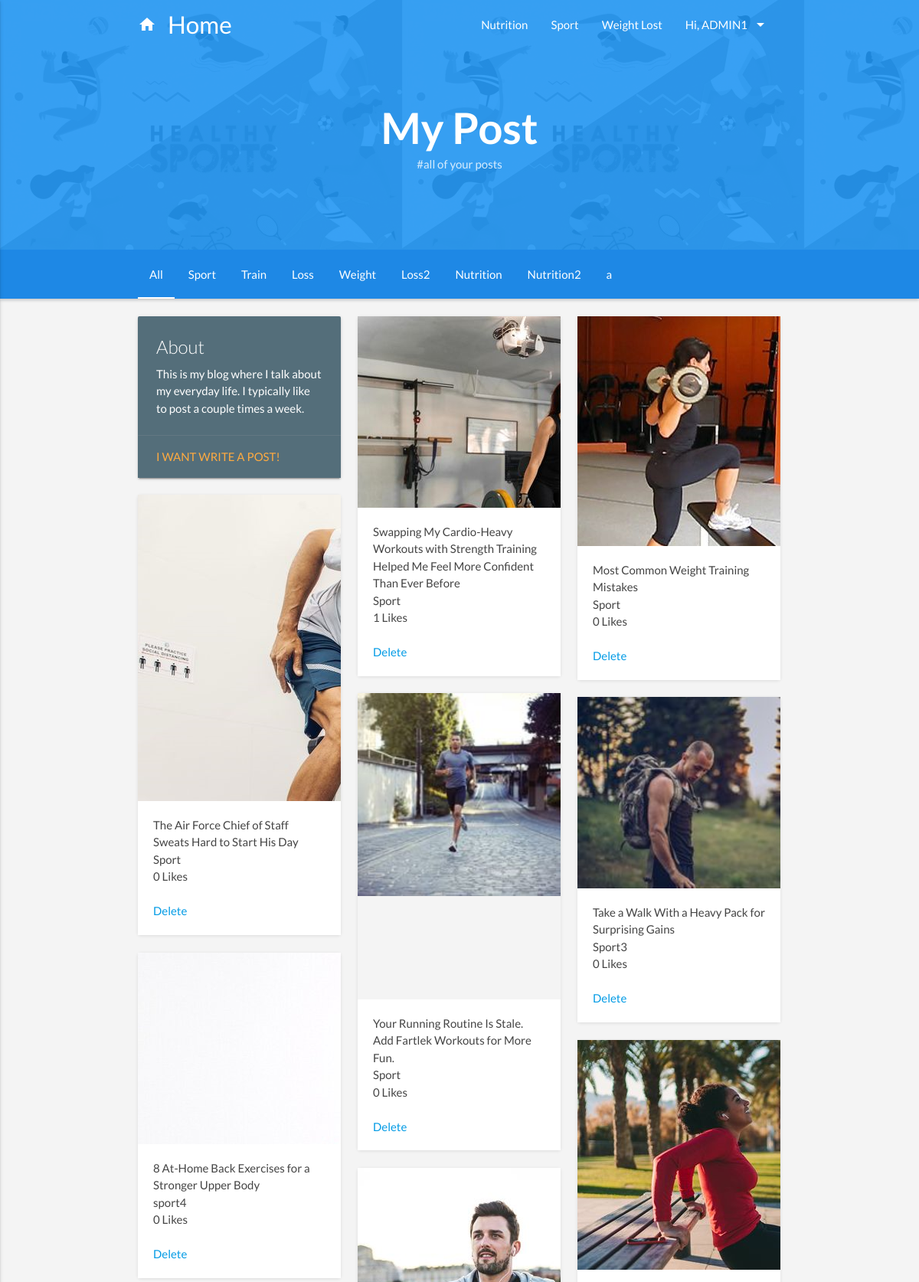
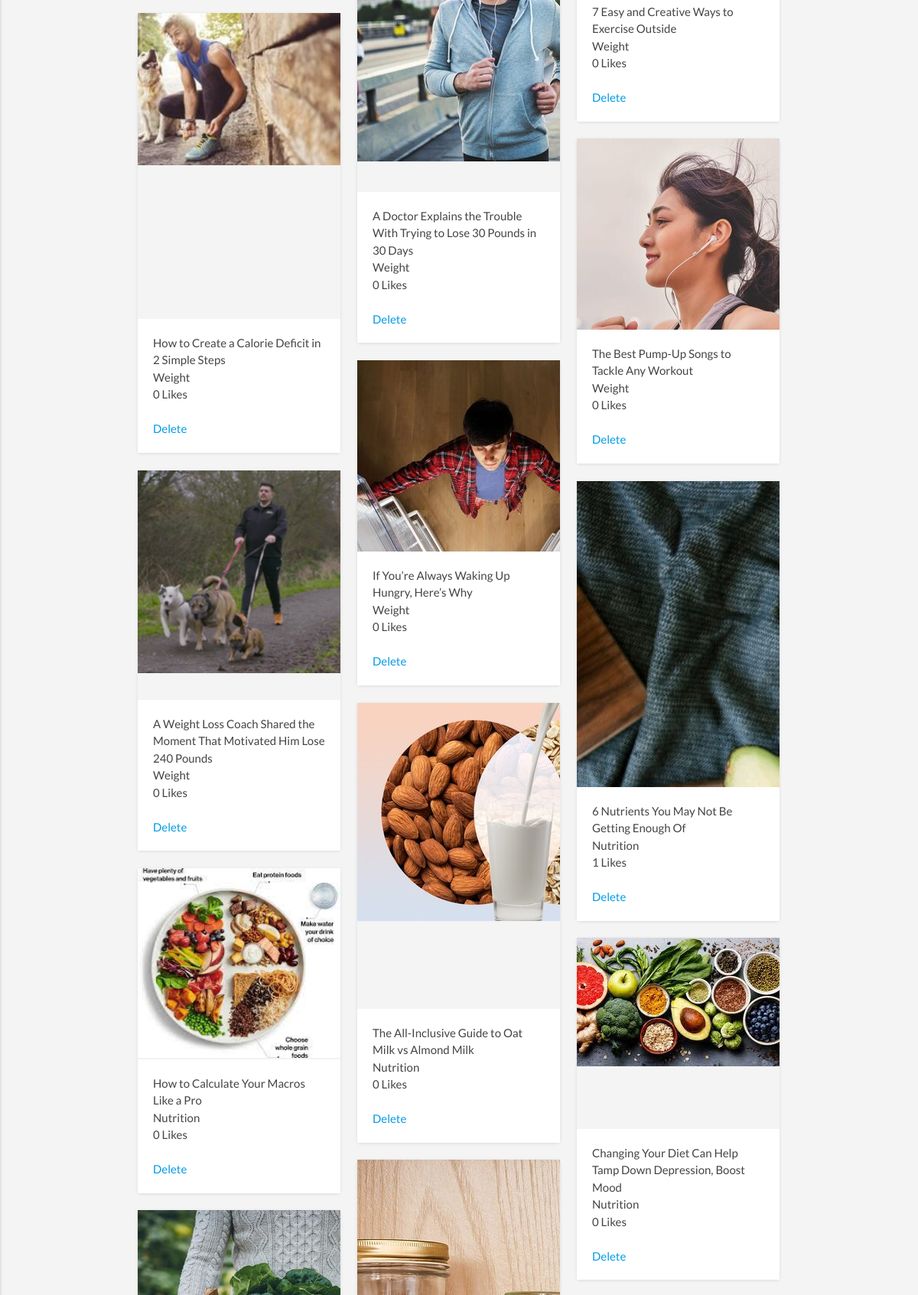
Screenshot of /myblog/MyPosts/ (signed in, upper part) with the database file from the repository (2 pictures, top to bottom).
### blog/models.py (models this page shows, shortened)
class Post(models.Model):
    category = models.ForeignKey(Categories, related_name='posts', on_delete=models.SET_NULL, null=True)
    author = models.ForeignKey(User, on_delete=models.SET_NULL, null=True)
    title = models.CharField(max_length=250)
    slug = models.SlugField(unique=True, max_length=100)
    description = models.TextField(max_length=10000)
    content = models.TextField(default='(empty)')
    published = models.DateField(auto_now_add=True)
    pic = models.ImageField(upload_to='pics', null=True, blank=True, default='default.png')
    enabled = models.BooleanField(default=True)
    tags = TaggableManager()
    likes = models.IntegerField(default=0)
    class Meta:
        ordering = ['-published']

### blog/views.py (the view)
# urls.py: path('MyPosts/', show_my_posts, name='blog_show_my_posts'),
@login_required(login_url='login/blog_show_my_posts')
def show_my_posts(request):
    user = request.user
    username = user.username
    posts = Post.objects.all().filter(author=user).order_by('-published', )
    common_tags = Tag.objects.all()
    form_c = CommentForm()
    try:
        post_slug = request.POST['slug']
        comment_name = request.POST['name']
        comment_email = request.POST['email']
        comment_body = request.POST['body']
    except:
        post_slug = None
    if request.method == 'POST' and post_slug is not None:
        post = models.Post.objects.get(slug=post_slug)
        comment_post = models.Comment.objects.create(post=post, name=comment_name, body=comment_body,
                                                     email=comment_email)
        comment_post.save()
    return render(request, 'blog/my_posts.html', locals())

### templates/blog/my_posts.html (shortened to what this page needs)
{% extends 'blog/base_blog.html' %}
{% load static %}
{% block Top_background %}{% static 'images/background_picture.jpg' %}{% endblock %}
{% block color1 %}blue{% endblock %}
{% block color2 %}blue{% endblock %}
{% block header_title %}
    <h1>My Post</h1>
    <div class="tagline">#all of your posts</div>
{% endblock %}
{% block categories %}
    <li class="active"><a href="#all">All</a></li>
    {% for tag in common_tags %}
        <li><a href="#{{ tag }}">{{ tag }}</a></li>
    {% endfor %}
{% endblock %}
{% block content %}
    {% for post in posts %}
        <div class="col l4 m6 s12 gallery-item gallery-expand gallery-filter {{ post.tags.all |cut:'<QuerySet [' | cut:'<Tag: ' | cut:'>' | cut:',' | cut:']' }} ">
            <div class="gallery-curve-wrapper">
                <a class="gallery-cover gray" style="height: {% cycle '250px' '300px' '400px' '400px' '250px' %};">
                {% if post.pic.url %}
                    <img src="{{ post.pic.url }}" alt="placeholder">
                {% else %}
                    <img src="http://placehold.it/1280x500" alt="placeholder">
                {% endif %}
                </a>
                <div class="gallery-header">
                    <span>{{ post.title }}</span>
                    <br>
                    <span>{{ post.description | truncatechars:100 }}</span>
                    <br>
                    <span>{{ post.likes }} Likes</span>
                    <br>
                    <br>
                    <a href="{% url 'blog_delete_my_posts' id=post.id %}">Delete</a>
                </div>
            </div>
            <div class="gallery-action">
            </div>
        </div>
    {% endfor %}
{% endblock %}

### templates/blog/base_blog.html (shortened to what this page needs)
{% load static %}
<!DOCTYPE html>
<html lang="en">
  <head>
    <link type="text/css" rel="stylesheet" href="{% static 'mat/css/gallery-materialize.min.css' %}"  media="screen,projection"/>
    <link href="{% static 'mat/css/gallery-materialize.min.css' %}" rel="stylesheet">
  </head>
  <body class="blog">
    <nav class="nav-extended {% block color1 %}{% endblock %}">
      <div class="nav-background">
        <div class="pattern active" style="background-image: url('{% block Top_background %}{% endblock %}');"></div>
      </div>
      <div class="nav-wrapper container">
        <a href="/" class="brand-logo"><i class="material-icons">home</i>Home</a>
        <ul class="right hide-on-med-and-down">
            {% with url_name=request.resolver_match.url_name %}
                <li {% if url_name == 'blog_homepage' %}class="active"{% endif %}><a href="{% url 'blog_homepage' %}">Nutrition</a></li>
                <li {% if url_name == 'blog_sport' %}class="active"{% endif %}><a href="{% url 'blog_sport' %}">Sport</a></li>
                <li {% if url_name == 'blog_weight_lost' %}class="active"{% endif %}><a href="{% url 'blog_weight_lost' %}">Weight Lost</a></li>
                <li><a class='dropdown-button' href='#' data-activates='feature-dropdown' data-belowOrigin="true" data-constrainWidth="false">
                    {% if username %}
                        Hi, {{ username | upper }}
                    {% else %}
                        Features
                    {% endif %}
                    <i class="material-icons right">arrow_drop_down</i></a></li>
            {% endwith %}
        </ul>
        <div class="nav-header center">
            {% block header_title %}
            {% endblock %}
        </div>
      </div>
      <div class="categories-wrapper {% block color2 %}{% endblock %} darken-1">
        <div class="categories-container">
          <ul class="categories container">
            {% block categories %}
            {% endblock %}
          </ul>
        </div>
      </div>
    </nav>
    <div id="portfolio" class="section gray">
      <div class="container">
        <div class="gallery row">
          <div class="col l4 m6 s12 gallery-item gallery-filter all">
            <div class="card blue-grey darken-1">
              <div class="card-content white-text">
                <span class="card-title">About</span>
                <p>This is my blog where I talk about my everyday life. I typically like to post a couple times a week.</p>
              </div>
              <div class="card-action">
                <a href="/myblog/blog">I Want Write a Post!</a>
              </div>
            </div>
          </div>
            {% block content %}
            {% endblock %}
        </div>
      </div>
    </div>
  </body>
</html>

### rows the page displays
Tag: name "Sport"
Tag: name "Train"
Tag: name "Loss"
Tag: name "Weight"
Tag: name "Loss2"
Tag: name "Nutrition"
Tag: name "Nutrition2"
Tag: name "a"
Post: pic (picture), title "Swapping My Cardio-Heavy Workouts with Strength Training Helped Me Feel More Confident Than Ever Before", description "Sport", likes "1"
Post: pic (picture), title "Most Common Weight Training Mistakes", description "Sport", likes "0"
Post: pic (picture), title "The Air Force Chief of Staff Sweats Hard to Start His Day", description "Sport", likes "0"
Post: pic (picture), title "Your Running Routine Is Stale. Add Fartlek Workouts for More Fun.", description "Sport", likes "0"
Post: pic (picture), title "Take a Walk With a Heavy Pack for Surprising Gains", description "Sport3", likes "0"
Post: pic (picture), title "8 At-Home Back Exercises for a Stronger Upper Body", description "sport4", likes "0"
Post: pic (picture), title "7 Easy and Creative Ways to Exercise Outside", description "Weight", likes "0"
Post: pic (picture), title "A Doctor Explains the Trouble With Trying to Lose 30 Pounds in 30 Days", description "Weight", likes "0"
Post: pic (picture), title "How to Create a Calorie Deficit in 2 Simple Steps", description "Weight", likes "0"
Post: pic (picture), title "The Best Pump-Up Songs to Tackle Any Workout", description "Weight", likes "0"
Post: pic (picture), title "If You’re Always Waking Up Hungry, Here’s Why", description "Weight", likes "0"
Post: pic (picture), title "A Weight Loss Coach Shared the Moment That Motivated Him Lose 240 Pounds", description "Weight", likes "0"
Post: pic (picture), title "6 Nutrients You May Not Be Getting Enough Of", description "Nutrition", likes "1"
Post: pic (picture), title "The All-Inclusive Guide to Oat Milk vs Almond Milk", description "Nutrition", likes "0"
Post: pic (picture), title "How to Calculate Your Macros Like a Pro", description "Nutrition", likes "0"
Post: pic (picture), title "Changing Your Diet Can Help Tamp Down Depression, Boost Mood", description "Nutrition", likes "0"
Post: pic (picture)
Post: pic (picture)

### other values shown
{{ username | upper }} "ADMIN1"
